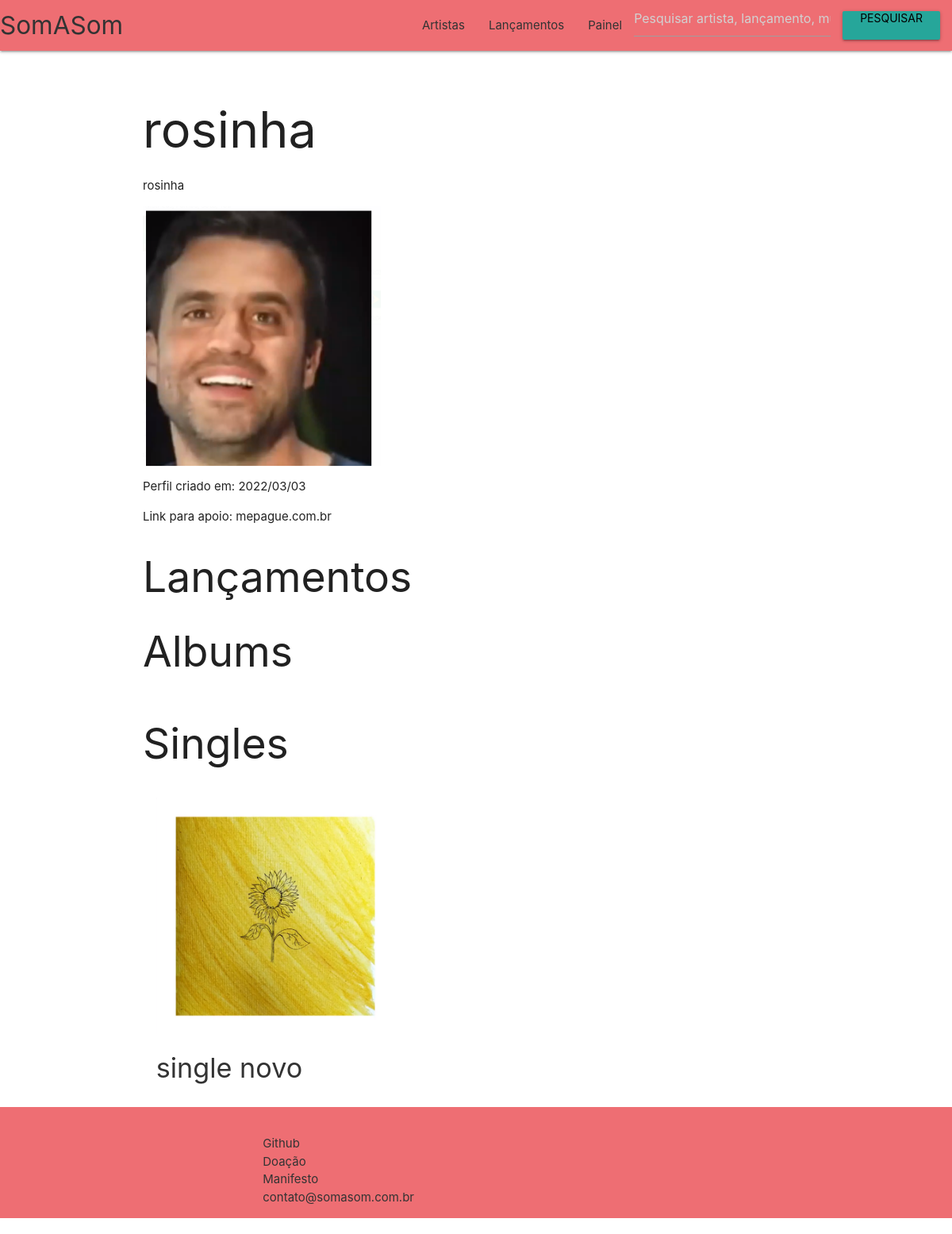
The page /artist/a683d317f479474c8fdc4ac46d3f277d/ on the database its author committed.
### artist/models.py (models this page shows, shortened)
class Artist(models.Model):
    id_artist = models.UUIDField(primary_key=True, default=uuid.uuid4, editable=False)
    nm_artist = models.CharField(max_length=100)
    ds_artist = models.CharField(max_length=500)
    ph_artist = models.ImageField(upload_to='ph_artist/')
    user_id = models.ForeignKey(CustomUser, on_delete=models.CASCADE, null=True)

### release/models.py (models this page shows)
class Release(models.Model):
    id_release = models.UUIDField(primary_key=True, default=uuid.uuid4, editable=False)
    nm_release = models.CharField(max_length=100)
    ds_release = models.CharField(max_length=500)
    ph_release = models.ImageField(upload_to='ph_release/')
    fg_release = models.CharField(max_length=10)
    artist = models.ForeignKey(Artist, on_delete=models.CASCADE, null=True)

### artist/views.py (the view)
# urls.py: path("<slug:id_artist>/", views.artist, name="artist"),
def artist(request, id_artist):
    try:
        template = loader.get_template("artist/id_artist.html")
        artist = Artist.objects.get(pk=id_artist)
        try:
            artist_release = Release.objects.get(artist=id_artist)
            context = {
                "artist" : artist,
                "artist_release" : artist_release
            }
        except:
            context = {
                "artist" : artist,
                "artist_release" : {}
            }
    except Artist.DoesNotExist:
        raise Http404("Artist does not exist")
    return HttpResponse(template.render(context, request))

### artist/templates/artist/id_artist.html (shortened to what this page needs)
{% extends "public/base_menu.html" %}
{% block content %}
<div>
<h1>{{artist.nm_artist}}</h1>
<p>{{artist.ds_artist}}</p>
<img class="materialboxed" width="300" src="{{ artist.ph_artist.url }}">
<p>Perfil criado em: 2022/03/03</p>
<p>Link para apoio: mepague.com.br</p>
</div>
<div>
    <h2>Lançamentos</h2>
    <h2>Albums</h2>
    <h2>Singles</h2>
    <div style="display:flex;">
            {% if artist_release.fg_release == "2" %}
                <div style="display: 1; padding: 1%; margin: 1%;">
                    <a href="/release/album/{{artist_release.id_release}}">
                        <img class="materialboxed" width="300" src="{{artist_release.ph_release.url}}"/>
                        <h4>{{artist_release.nm_release}}</h4>
                    </a>
                </div>
            {% endif %}
    </div>
</div>
{% endblock %}

### public/static/css/styles.css (style rules this page uses)
a { color : #333 !important }

### rows shown on the page
Artist: nm_artist "rosinha", ds_artist "rosinha", ph_artist (picture)
Release: ph_release (picture), nm_release "single novo"
